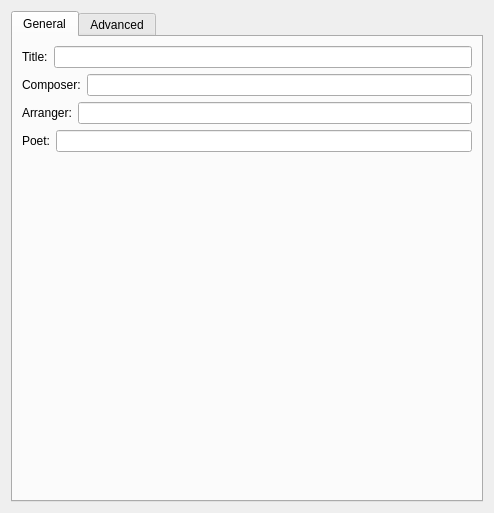
<?xml version="1.0" encoding="UTF-8"?>
<ui version="4.0">
 <class>uiDocumentProperties</class>
 <widget class="QWidget" name="uiDocumentProperties">
  <property name="geometry">
   <rect>
    <x>0</x>
    <y>0</y>
    <width>494</width>
    <height>513</height>
   </rect>
  </property>
  <property name="windowTitle">
   <string>Document properties</string>
  </property>
  <layout class="QVBoxLayout" name="verticalLayout_2">
   <item>
    <widget class="QTabWidget" name="uiTabWidget">
     <property name="currentIndex">
      <number>0</number>
     </property>
     <widget class="QWidget" name="uiGeneralTab">
      <attribute name="title">
       <string>General</string>
      </attribute>
      <layout class="QVBoxLayout" name="verticalLayout">
       <item>
        <layout class="QHBoxLayout">
         <item>
          <widget class="QLabel" name="uiTitleLabel">
           <property name="text">
            <string>Title:</string>
           </property>
          </widget>
         </item>
         <item>
          <widget class="QLineEdit" name="uiTitle"/>
         </item>
        </layout>
       </item>
       <item>
        <layout class="QHBoxLayout">
         <item>
          <widget class="QLabel" name="uiComposerLabel">
           <property name="text">
            <string>Composer:</string>
           </property>
          </widget>
         </item>
         <item>
          <widget class="QLineEdit" name="uiComposer">
           <property name="toolTip">
            <string>Composer name and e-mail address in &lt;&gt; brackets</string>
           </property>
          </widget>
         </item>
        </layout>
       </item>
       <item>
        <layout class="QHBoxLayout">
         <item>
          <widget class="QLabel" name="uiArrangerLabel">
           <property name="text">
            <string>Arranger:</string>
           </property>
          </widget>
         </item>
         <item>
          <widget class="QLineEdit" name="uiArranger"/>
         </item>
        </layout>
       </item>
       <item>
        <layout class="QHBoxLayout">
         <item>
          <widget class="QLabel" name="uiPoetLabel">
           <property name="text">
            <string>Poet:</string>
           </property>
          </widget>
         </item>
         <item>
          <widget class="QLineEdit" name="uiPoet"/>
         </item>
        </layout>
       </item>
       <item>
        <spacer>
         <property name="orientation">
          <enum>Qt::Vertical</enum>
         </property>
         <property name="sizeHint" stdset="0">
          <size>
           <width>20</width>
           <height>242</height>
          </size>
         </property>
        </spacer>
       </item>
      </layout>
     </widget>
     <widget class="QWidget" name="uiAdvanced">
      <attribute name="title">
       <string>Advanced</string>
      </attribute>
      <layout class="QVBoxLayout" name="verticalLayout_3">
       <item>
        <layout class="QHBoxLayout">
         <item>
          <widget class="QLabel" name="uiSubtitleLabel">
           <property name="text">
            <string>Subtitle:</string>
           </property>
          </widget>
         </item>
         <item>
          <widget class="QLineEdit" name="uiSubtitle"/>
         </item>
        </layout>
       </item>
       <item>
        <layout class="QHBoxLayout">
         <item>
          <widget class="QLabel" name="uiTextTranslatorLabel">
           <property name="text">
            <string>Text translator:</string>
           </property>
          </widget>
         </item>
         <item>
          <widget class="QLineEdit" name="uiTextTranslator"/>
         </item>
        </layout>
       </item>
       <item>
        <layout class="QHBoxLayout">
         <item>
          <widget class="QLabel" name="uiDedicationLabel">
           <property name="text">
            <string>Dedication:</string>
           </property>
          </widget>
         </item>
         <item>
          <widget class="QLineEdit" name="uiDedication"/>
         </item>
        </layout>
       </item>
       <item>
        <layout class="QHBoxLayout">
         <item>
          <widget class="QLabel" name="uiCopyrightLabel">
           <property name="text">
            <string>Copyright:</string>
           </property>
          </widget>
         </item>
         <item>
          <widget class="QComboBox" name="uiCopyright">
           <property name="sizePolicy">
            <sizepolicy hsizetype="Expanding" vsizetype="Fixed">
             <horstretch>0</horstretch>
             <verstretch>0</verstretch>
            </sizepolicy>
           </property>
           <property name="editable">
            <bool>true</bool>
           </property>
          </widget>
         </item>
        </layout>
       </item>
       <item>
        <layout class="QVBoxLayout">
         <item>
          <widget class="QLabel" name="uiCommentsLabel">
           <property name="text">
            <string>Extra comments:</string>
           </property>
          </widget>
         </item>
         <item>
          <widget class="QTextEdit" name="uiComments"/>
         </item>
        </layout>
       </item>
      </layout>
     </widget>
    </widget>
   </item>
  </layout>
 </widget>
 <resources/>
 <connections/>
</ui>
